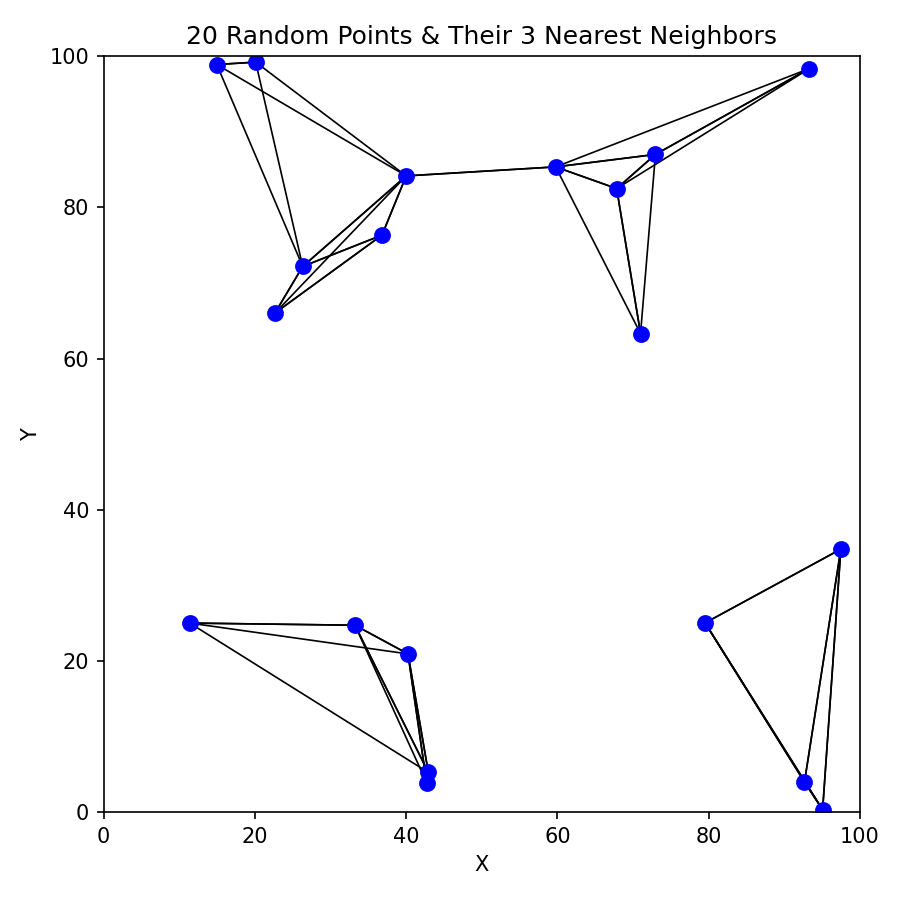

Generate this figure with Python:
import numpy as np
import matplotlib.pyplot as plt

N = 20
BOX_SIZE = 100

points = np.random.rand(N, 2) * BOX_SIZE

dists = np.hypot(points[:,0], points[:,1])
order = np.argsort(dists)
sorted_pts = points[order]

with open("Q2.txt", "w") as f:
    for x, y in sorted_pts:
        f.write(f"{x:.6f} {y:.6f}\n")

from scipy.spatial import distance_matrix
dist_mat = distance_matrix(points, points)

neighbors = []
for i in range(N):
    nn = np.argsort(dist_mat[i])[1:4]
    neighbors.append(nn)

plt.figure(figsize=(6,6))
plt.scatter(points[:,0], points[:,1], c='blue', s=50, zorder=2)
for i, nbrs in enumerate(neighbors):
    x0, y0 = points[i]
    for j in nbrs:
        x1, y1 = points[j]
        plt.plot([x0, x1], [y0, y1], 'k-', lw=0.8, zorder=1)

plt.xlim(0, BOX_SIZE)
plt.ylim(0, BOX_SIZE)
plt.title("20 Random Points & Their 3 Nearest Neighbors")
plt.xlabel("X")
plt.ylabel("Y")
plt.gca().set_aspect('equal', 'box')
plt.tight_layout()
plt.savefig("Q2.png", dpi=150)
plt.close()
